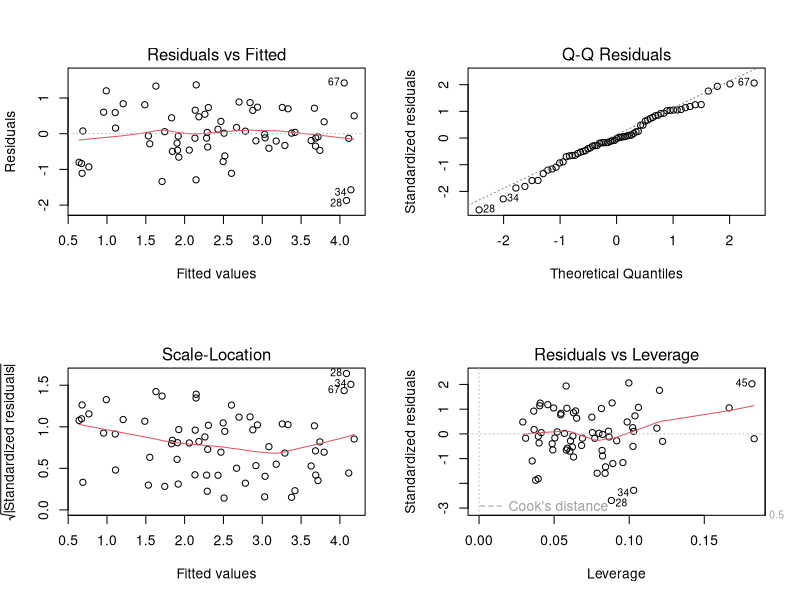

Source code (R):
# 读入数据
testSet<-read.table("prostate_test.txt",head=TRUE);
trainSet<-read.table("prostate_train.txt",head=TRUE);

# 回归
model<-lm(lpsa~lcavol+lweight+lbph+svi,data = trainSet);
predicted<-predict.lm(model,newdata=testSet);

# 模型评价

par(mfrow=c(2,2))
plot(model)

summary(model)

# 交叉项
model1<-lm(lpsa~lcavol+lweight+lbph+lbph:lweight+svi,data = trainSet)
summary(model1)